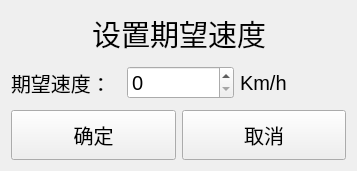
<?xml version="1.0" encoding="UTF-8"?>
<ui version="4.0">
 <class>SetSpeed</class>
 <widget class="QWidget" name="SetSpeed">
  <property name="geometry">
   <rect>
    <x>0</x>
    <y>0</y>
    <width>357</width>
    <height>171</height>
   </rect>
  </property>
  <property name="windowTitle">
   <string>Form</string>
  </property>
  <layout class="QVBoxLayout" name="verticalLayout">
   <item>
    <layout class="QHBoxLayout" name="horizontalLayout_2">
     <item>
      <spacer name="horizontalSpacer">
       <property name="orientation">
        <enum>Qt::Horizontal</enum>
       </property>
       <property name="sizeHint" stdset="0">
        <size>
         <width>40</width>
         <height>20</height>
        </size>
       </property>
      </spacer>
     </item>
     <item>
      <widget class="QLabel" name="label_title">
       <property name="font">
        <font>
         <pointsize>22</pointsize>
        </font>
       </property>
       <property name="text">
        <string>设置期望速度</string>
       </property>
      </widget>
     </item>
     <item>
      <spacer name="horizontalSpacer_2">
       <property name="orientation">
        <enum>Qt::Horizontal</enum>
       </property>
       <property name="sizeHint" stdset="0">
        <size>
         <width>40</width>
         <height>20</height>
        </size>
       </property>
      </spacer>
     </item>
    </layout>
   </item>
   <item>
    <layout class="QHBoxLayout" name="horizontalLayout">
     <item>
      <widget class="QLabel" name="label_speed">
       <property name="minimumSize">
        <size>
         <width>110</width>
         <height>20</height>
        </size>
       </property>
       <property name="font">
        <font>
         <pointsize>15</pointsize>
        </font>
       </property>
       <property name="text">
        <string>期望速度：</string>
       </property>
      </widget>
     </item>
     <item>
      <widget class="QSpinBox" name="spinBox_speed">
       <property name="minimumSize">
        <size>
         <width>80</width>
         <height>26</height>
        </size>
       </property>
       <property name="font">
        <font>
         <pointsize>15</pointsize>
        </font>
       </property>
      </widget>
     </item>
     <item>
      <widget class="QLabel" name="label_danwei">
       <property name="minimumSize">
        <size>
         <width>80</width>
         <height>17</height>
        </size>
       </property>
       <property name="font">
        <font>
         <pointsize>15</pointsize>
        </font>
       </property>
       <property name="text">
        <string>Km/h</string>
       </property>
      </widget>
     </item>
    </layout>
   </item>
   <item>
    <layout class="QHBoxLayout" name="horizontalLayout_3">
     <item>
      <widget class="QPushButton" name="sureBtn">
       <property name="minimumSize">
        <size>
         <width>120</width>
         <height>50</height>
        </size>
       </property>
       <property name="font">
        <font>
         <pointsize>15</pointsize>
        </font>
       </property>
       <property name="text">
        <string>确定</string>
       </property>
      </widget>
     </item>
     <item>
      <widget class="QPushButton" name="cancleBtn">
       <property name="minimumSize">
        <size>
         <width>120</width>
         <height>50</height>
        </size>
       </property>
       <property name="font">
        <font>
         <pointsize>15</pointsize>
        </font>
       </property>
       <property name="text">
        <string>取消</string>
       </property>
      </widget>
     </item>
    </layout>
   </item>
  </layout>
 </widget>
 <resources/>
 <connections/>
</ui>
